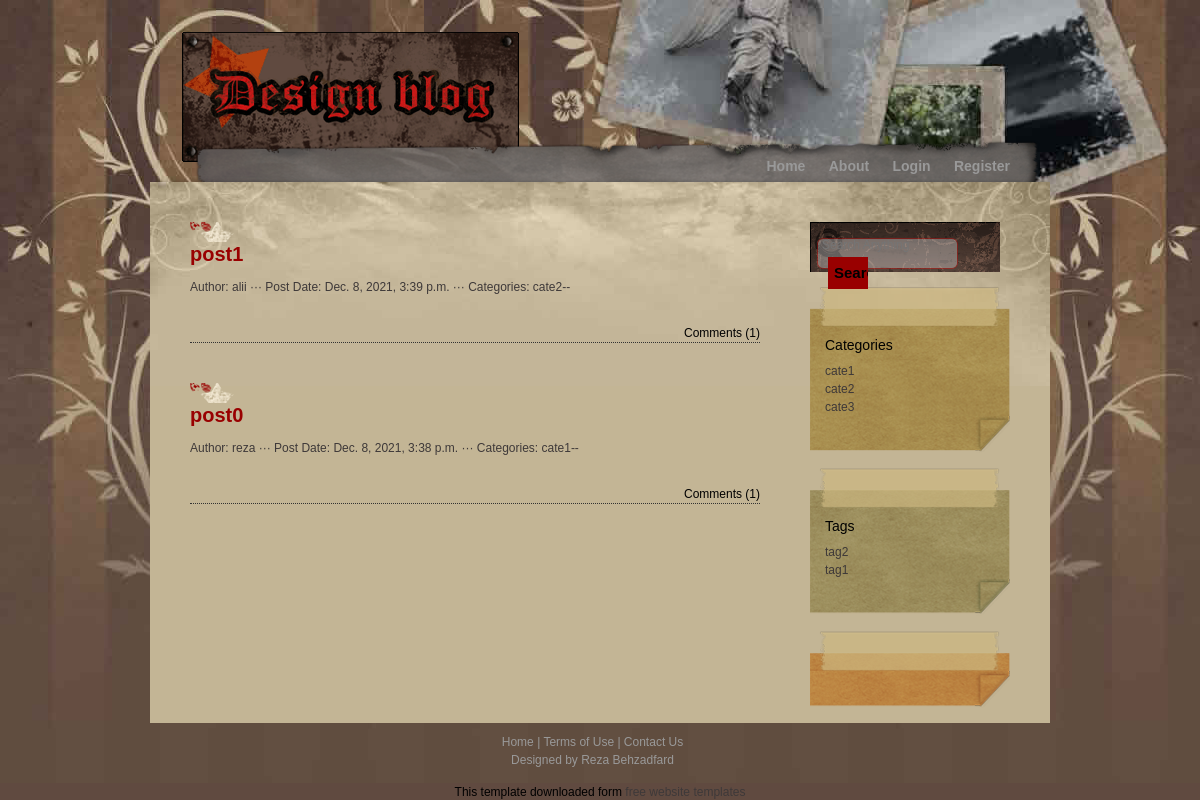
Page /home/ on the earlier database version.
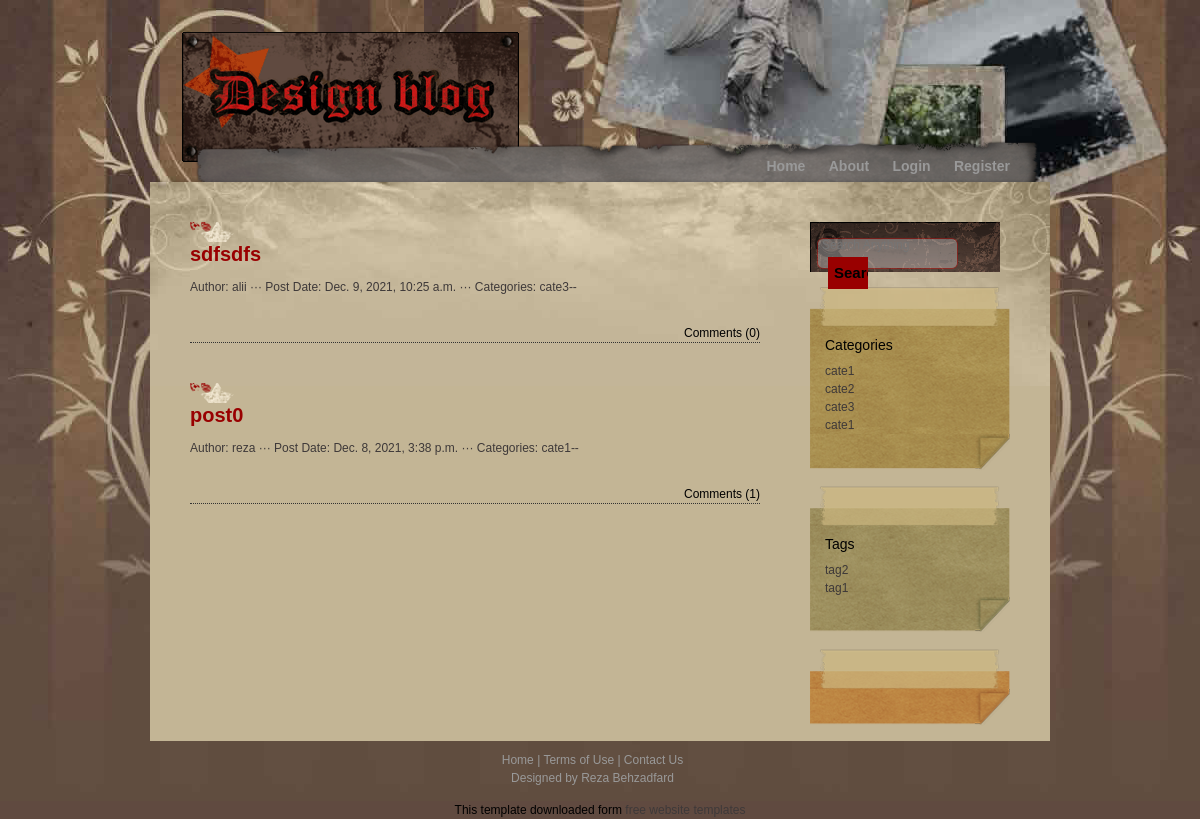
Same page on the later database version.
### post/models.py (models this page shows, shortened)
class Post(models.Model):
    title = models.CharField(max_length=120)
    image = models.ImageField(upload_to="")
    content = models.TextField()
    created_at = models.DateTimeField(auto_now_add=True)
    slug = models.SlugField(unique=True, max_length=120, null=True, blank=True)
    author = models.ForeignKey(User, on_delete=CASCADE)
    category = models.ManyToManyField(Category)
    tag = models.ManyToManyField(Tag, blank=True, null=True)
    class Meta:
        unique_together = ('title', 'slug')

class Category(models.Model):
    title = models.CharField(max_length=120)
    slug = models.SlugField(unique=True, max_length=120, null=True, blank=True)
    creator = models.ForeignKey(User, on_delete=SET_NULL, null=True, blank=True)
    parent = models.ForeignKey('self', on_delete=models.PROTECT, blank=True, null=True)
    created_at = models.DateTimeField(auto_now_add=True)
    class Meta:
        unique_together = ('title', 'slug')

class Tag(models.Model):
    title = models.CharField(max_length=120)
    slug = models.SlugField(unique=True, max_length=120, null=True, blank=True)
    creator = models.ForeignKey(User, on_delete=SET_NULL, null=True, blank=True)
    created_at = models.DateTimeField(auto_now_add=True)
    class Meta:
        unique_together = ('title', 'slug')

### post/views.py (the view)
# urls.py: path('home/', HomeListView.as_view(), name='home'),
class HomeListView(ListView):
    model = Post
    template_name = 'post/home.html'
    def get_context_data(self, **kwargs):
        context = super().get_context_data(**kwargs)
        context['posts'] = Post.objects.all().order_by('-created_at')
        context['categories'] = Category.objects.all()
        context['tags'] = Tag.objects.all()
        return context

### post/templates/post/home.html (shortened to what this page needs)
{% extends "post/class_base.html" %}
{% load static %}
{% block menu %}
{% if request.user.is_authenticated %}
<ul>
    <li><a href="{% url 'home' %}">Home</a></li>
    <li><a href="#">About</a></li>
    <li><a href="{% url 'add_post' %}">Add New Post</a></li>
    <li><a href="{% url 'dashboard' %}">Dashboard</a></li>
    <li><a href="{% url 'logout' %}">Logout</a></li>
</ul>
{% else %}
<ul>
    <li><a href="{% url 'home' %}">Home</a></li>
    <li><a href="#">About</a></li>
    <li><a href="{% url 'login' %}">Login</a></li>
    <li><a href="{% url 'register' %}">Register</a></li>
</ul>
{% endif %}
{% endblock menu %}
{% block content %}
  {% for post in posts %}
    <div class="postbody">
    <a href="{% url 'post_detail' post.slug %}"><h1>{{post.title}}</h1></a><br><br>
    <div class="publish_info">Author: {{post.author.username}} ··· Post Date: {{post.created_at}} ··· Categories: <a href="#">{% for category_ in post.category.all %}{{category_.title}}--{% endfor %}</a></div><br>
    <div class="comment">Comments ({{post.comment_set.count}})</div>
    </div>
  {% endfor %}
{% endblock content %}

### post/templates/post/class_base.html (shortened to what this page needs)
{% load static %}
<!DOCTYPE html>
<html lang="en">
<head>
  <link href="https://cdn.jsdelivr.net/npm/bootstrap@5.0.0-beta1/dist/css/bootstrap.min.css" rel="stylesheet"
>
  <link rel="stylesheet" href="{% static 'style.css' %}">
</head>
<body>
  <div id="container_wrapper1">
    <div id="container_wrapper2">
      <div id="container">
        <div id="header">
          <div id="logo">
            <div id="site_slogan"></div>
          </div>
        </div>
        <div id="menu">
          {% block menu %}
          {% endblock menu %}
        </div>
        <div id="content">
          <div id="left_column">
            {% block content %}
            {% endblock content %}
          </div>
          {% if page != 'login' and page != 'register' %}
          <div id="right_column">
            <div class="section">
              <form method="post" action="{% url 'search_post' %}" class="search">
                <input name="search" type="text" placeholder="Search Anything" id="keyword" />
                <input type="submit" value="Search" class="button" />
              </form>
            </div>
            <div class="section">
              <div class="section1_top"></div>
              <div class="section1_middle">
                <h2>Categories</h2>
                <ul>
                  {% for cate in categories %}
                  <li><a href="{% url 'category_reverse' cate.slug %}">{{cate.title}}</a></li>
                  {% endfor %}
                </ul>
              </div>
              <div class="section1_bottom"></div>
            </div>
            <div class="section">
              <div class="section2_top"></div>
              <div class="section2_middle">
                <h2>Tags</h2>
                <ul>
                  {% for tag in tags %}
                  <li>{{tag.title}}</li>
                  {% endfor %}
                </ul>
              </div>
              <div class="section2_bottom"></div>
            </div>
            <div class="section">
              <div class="section3_top"></div>
              <div class="section3_bottom"></div>
            </div>
          </div>
          {% endif %}
        </div>
        <div id="bottom">
          <div id="footer"> <a href="{% url 'home' %}">Home</a> | <a href="#">Terms of Use</a> | <a href="#">Contact Us</a> <br />
            Designed by <a href="#">Reza Behzadfard</a>
          </div>
        </div>
      </div>
    </div>
  </div>
  <div align=center>This template downloaded form <a href='http://all-free-download.com/free-website-templates/'>free
      website templates</a></div>
</body>
</body>
</html>

Differences in the rows shown:
removed Post: title "post1", author.username "alii", created_at "Dec. 8, 2021, 3:39 p.m.", comment_set.count "1", Category (title "cate2")
added Post: title "sdfsdfs", author.username "alii", created_at "Dec. 9, 2021, 10:25 a.m.", comment_set.count "0", Category (title "cate3")
added Category: title "cate1", shown under "Categories"
